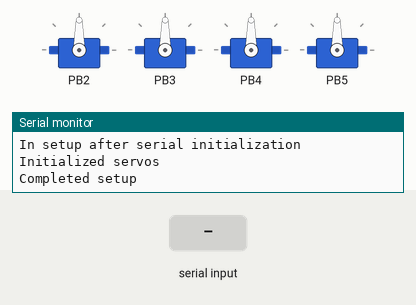
This sketch was run on a simulated ATtiny85, built with avr-gcc and run on an emulated ATtiny85. On the bench: 4 × servo, the last lines printed to the serial monitor. The inputs (shaded band) are chosen by the test bench.

Above: at 1.2 s.
1.3 s: "90,45,200\n" received over Serial
At 1.9 s:
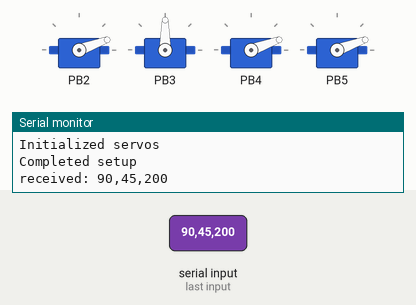
2.8 s: "90,45,200,10\n" received over Serial
Timing chart, 0 to 5.8 s (numbered marks = the images above; inputs shaded):
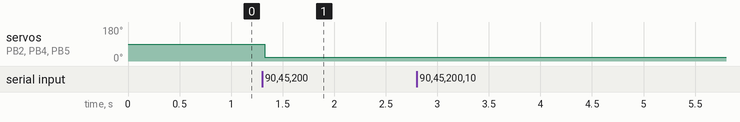

Measured:
- after the input at 1.3 s, servo on PB2, servo on PB4, servo on PB5: 90° → 20° at once

The sketch:

FullServoKeepon_no_emo.ino
```cpp
/*
	MuseumKeepon controller: v 2.0. Uses servos for all motors.
	-----------------------------------------------------------
	Slave module to the ArduinoController python module

	Notes:
	------
	* using the software servo library to free up Timer 1 to use for timing Bop motions accurately
		Con: need to call SoftwareServo::refresh() every 20ms to update servo positions


	Ahsan Nawroj
	Updated: 03/24/2014
*/

#include <Arduino.h>
#include <string.h>
#include <SoftwareServo.h>
#include <avr/io.h>
#include <avr/interrupt.h>
//#include "museumKeepon.h"

// --------------------------------------------------------------------------------
//
//  PRE-PROCESSOR DIRECTIVES, DEFINITIONS
//
// --------------------------------------------------------------------------------
#define SERVO_PIN(x) (x+2)	// all servo pins are connected from 2 onwards
#define ROLL 0
#define BOP 1
#define TILT 2
#define PAN 3
#define SINGLE_BOP_DELAY 600 // --CALIBRATE--
#define BOP_OFF_SPEED 90 // --CALIBRATE--
#define DEFAULT_BOP_SPEED 45 // --CALIBRATE--

// --------------------------------------------------------------------------------
//
//  G L O B A L S
//
// --------------------------------------------------------------------------------
SoftwareServo keeponServos[4];		// 0 = roll, 1 = bop, 2 = tilt, 3 = pan
String commandString;				// input string from Python master
bool commandsAreRelative = true;	// OPTIONAL: relative vs. absolute commands
bool newCommandReceived = false;	// flag for command received

int panCommand, rollCommand,
	bopCommand, tiltCommand;		// global containers for inputs
int servoAngles[4];					// OPTIONAL: grouped container for inputs

unsigned long bopRunTime = 0;
unsigned long bopStartTime = millis();


// --------------------------------------------------------------------------------
//
//  M A I N   D R I V E R   F U N C T I O N S
//
// --------------------------------------------------------------------------------
void setup () {


	Serial.begin(9600);
	Serial.println("In setup after serial initialization ");

	// INITIALIZE SERVOS
	// -----------------
	for(int nServo = 0;nServo < 4;nServo++)  {
		keeponServos[nServo].attach(SERVO_PIN(nServo));
		keeponServos[nServo].write(90); // default starting location
		delay_sft(10);
	}
	Serial.println("Initialized servos");
	Serial.println("Completed setup");
}


void loop () {
	// --- tests ---
	// demo1_potToServos(); // show by manual tweaking that motors work
	//testAllSweeps();
        //keeponServos[PAN].write(125); delay_sft(1);
	// while(1) demo2_bopWithTiltRoll();
	// demo3_pureBop();

	unsigned long currentTime = millis();
	if (bopRunTime > 0 && (currentTime-bopStartTime) > bopRunTime){
		keeponServos[BOP].write(BOP_OFF_SPEED);
		bopRunTime = 0;
	}

	checkForCommands();
	if (newCommandReceived) {
		panTo(panCommand);
		rollTo(rollCommand);
		tiltTo(tiltCommand);
		//rollBy(rollCommand);
		//tiltBy(tiltCommand);
		// bopCnt(bopCommand);	// this is a count of bops to perform

	}
}


// --------------------------------------------------------------------------------
//
//  U T I L I T Y   F U N C T I O N S
//
// --------------------------------------------------------------------------------

// Wrapper function for delays in this sketch
// Delays need to be chopped up to accomodate regular calls to SoftwareServo::refresh()
void delay_sft (long t) {
	if (t < 20) {delay(t); SoftwareServo::refresh(); }
	long i = t / 15;
	for (int j=0; j < i; j++) { delay(15); 	SoftwareServo::refresh(); }
	delay(t % 15); SoftwareServo::refresh();
}

// ------------------------------------------------------------------------
// Command parsing from serial stream
// ------------------------------------------------------------------------
// 	Expected string input:
// 		GGpXrYtZbT
// 		GG = "ab" (absolute), "re" (relative)
// 		pX = pan value X
// 		rY = roll value Y
// 		tZ = tilt value Z
// 		bT = bop value T (count of how many times to bop)
//
// 	Absolute positions 0-180
// 	Relative pan positions 90-180 for positive 0 to 90, 90-0 for negative 0 to 90
// 		sending 90 does no position change

void checkForCommands() {
  newCommandReceived = false;
  if (Serial.available() <= 0) return; // leave right away

	  char newByte;
	  commandString = "";	// forget last command string
	 while (Serial.available() > 0) {	// read new command in
	    newByte = (char)Serial.read();
	    commandString += newByte;
		delay_sft(1);
		if (newByte == '\0') break;
	}

	if (commandString == "" || commandString.length() < 10) return; // bad command

	// relative vs. absolute commands
	//if (commandString[0] == 'a' && commandString[1] == 'b') commandsAreRelative = false;
	//else if (commandString[0] == 'r' && commandString[1] == 'e') commandsAreRelative = true;

        Serial.println ("received: " + commandString); // return read command

        int i = 0;
        while (commandString[i] != '\0') {
                if ( commandString[i] == 'p' ) {
                    //Serial.println(1);
                    int j = i + 1;
                    while ( commandString[j] != 't' ) {
                        j++;
                    }
                    panCommand = (commandString.substring(i+1,j)).toInt();
                    //Serial.println(panCommand);
                }
                else if ( commandString[i] == 't' ) {
                    //Serial.println(2);
                    int j = i + 1;
                    while ( commandString[j] != 'r' ) {
                        j++;
                    }
                    tiltCommand = (commandString.substring(i+1,j)).toInt();
                    //Serial.println(tmp);
                }
                else if ( commandString[i] == 'r' ) {
                    //Serial.println(3);
                    int j = i + 1;
                    while ( commandString[j] != 'b' ) {
                        j++;
                    }
                    rollCommand = (commandString.substring(i+1,j)).toInt();
                    //Serial.println(tmp);
                }
                else if ( commandString[i] == 'b' ) {
                    //Serial.println(4);
                    int j = i + 1;
                    while ( commandString[j] != '\0' ) {
                        j++;
                    }
                    bopCommand = (commandString.substring(i+1,j)).toInt();
                    //Serial.println(tmp);
                }
            i++;
        } newCommandReceived = true;

/*
	// read actual command vars in
	int i = 2, j=0, tmp; // read the command into variables
	while (commandString[i] != '\0') {
                if ( commandString[i] == 'p' ) {
                    Serial.println(1);
                }
                else if ( commandString[i] == 't' ) {
                    Serial.println(2);
                }
                else if ( commandString[i] == 'r' ) {
                    Serial.println(3);
                }
                else if ( commandString[i] == 'b' ) {
                    Serial.println(4);
                }

		if (commandString[i] < '0' || commandString[i] > '9') { // a letter
			for (j=i+1;j<i+5;j++)   // find the number after this letter
				if (commandString[j]=='\0' || commandString[j]<'0' || commandString[j]>'9')
					tmp = (commandString.substring(i+1,j)).toInt();

			switch (commandString[i]) {
			case 'p': panCommand = tmp; Serial.println("pan: "); Serial.println(tmp); break;
			case 't': tiltCommand = tmp; Serial.println("tilt: "); Serial.println(tmp); break;
			case 'r': rollCommand = tmp; Serial.println("roll: "); Serial.println(tmp); break;
			case 'b': bopCommand = tmp; break;
			}
			i = j;  // read next letter
		} i++;
	} newCommandReceived = true;
*/
}

// ------------------------------------------------------
// Pan command angle between -90 (all the way left) and 90 (all the way right)
// ------------------------------------------------------
// relative pan
void panBy (int relativeAngle) {
	keeponServos[PAN].write(constrain(keeponServos[PAN].read() + relativeAngle, 20, 160));
}
// absolute pan
void panTo (int absoluteAngle) {
	keeponServos[PAN].write(constrain(absoluteAngle, 20, 160));
}

// ------------------------------------------------------
// Tilt command angle between -90 (all the way back) and 90 (all the way forward)
// ------------------------------------------------------
// relative tilt
void tiltBy (int relativeAngle) {
	keeponServos[TILT].write(constrain(keeponServos[TILT].read() + relativeAngle, 20, 160));
}
// absolute tilt
void tiltTo (int absoluteAngle) {
	keeponServos[TILT].write(constrain(absoluteAngle, 20, 160));
}

// ------------------------------------------------------
// Roll command angle is relative position from current.
// ------------------------------------------------------
// relative roll
void rollBy (int relativeAngle) {
	keeponServos[ROLL].write(constrain(keeponServos[ROLL].read() + relativeAngle, 20, 160));
}
// absolute roll
void rollTo (int absoluteAngle) {
	keeponServos[ROLL].write(constrain(absoluteAngle, 20, 160));
}


// ------------------------------------------------------
// Bop command gives number of bops to make.
// ------------------------------------------------------
void bopCnt (int cnt) {
	if (cnt == 0) return;

	keeponServos[BOP].write(DEFAULT_BOP_SPEED);
	long necessaryDelay = SINGLE_BOP_DELAY*cnt;	// in milliseconds
	bopStartTime = millis();
	bopRunTime = necessaryDelay;
}


// ------------------------------------------------------
// Freeze all motors
// ------------------------------------------------------
void resetMotorPositions () {
	for(int nServo = 0;nServo < 4;nServo++)  {
		keeponServos[nServo].attach(SERVO_PIN(nServo));
		servoAngles[nServo] = 90; // default starting location
		delay_sft(1);
	}
}


// ------------------------------------------------------
//	Update motor locations
// ------------------------------------------------------
void motorStatusUp () {
	for(int nServo = 0;nServo < 4;nServo++)  {
		keeponServos[nServo].write(servoAngles[nServo]);
	}
}

void printServoAngles() {
	for (int i=0;i<3;i++) {	Serial.print(servoAngles[i]); Serial.print(", "); }
	Serial.print(servoAngles[3]); Serial.println("");
}


// --------------------------------------------------------------------------------
//
//  T E S T I N G   F U N C T I O N S
//
// --------------------------------------------------------------------------------
// read external pots, set servos to pot inputs
void demo1_potToServos () {
	pinMode(A0, INPUT);	pinMode(A1, INPUT); pinMode(A2, INPUT); pinMode(A3, INPUT);
	int potPins[4] = {A0, A1, A2, A3};
	int sensitivity[4] = {10, 10, 20, 20};
	while (1) {
		for (int i=0; i < 4; i++) {
			int j = analogRead(potPins[i]);
			j=(int) constrain(j*sensitivity[i] - 512*(sensitivity[i]-1), 0, 1023);
			servoAngles[i] = map(j, 0, 1023, 0, 180);
		}
		printServoAngles(); motorStatusUp(); delay_sft(10);
	}
}

// sweep tilt and roll back and forth, bop once every two seconds
void demo2_bopWithTiltRoll(){
	int testDelay = 5;
	for (int i = 20; i < 160; i++) { tiltTo(i); delay_sft(testDelay); }
	bopCnt(3);
	for (int i = 160; i > 20; i--) { tiltTo(i); delay_sft(testDelay); }
	delay_sft(3000);

	for (int i = 20; i < 160; i++) { rollTo(i); delay_sft(testDelay); }
	bopCnt(3);
	for (int i = 160; i > 20; i--) { rollTo(i); delay_sft(testDelay); }
	delay_sft(3000);
}

// simple bop test
// useful to calibrate bop timings
void demo3_pureBop () {
	bopCnt(3); delay_sft(5000); Serial.println("Bopped!");
}

// sweep through 0 to 180 for each servo
void testAllSweeps() {
	while(1) {
		int testDelay = 1;
		for (int i = 20; i < 160; i++) {
			keeponServos[PAN].write(i); delay_sft(testDelay);
		}
		for (int i = 160; i > 20; i--) {
			keeponServos[PAN].write(i); delay_sft(testDelay);
		}

	}
}
```
